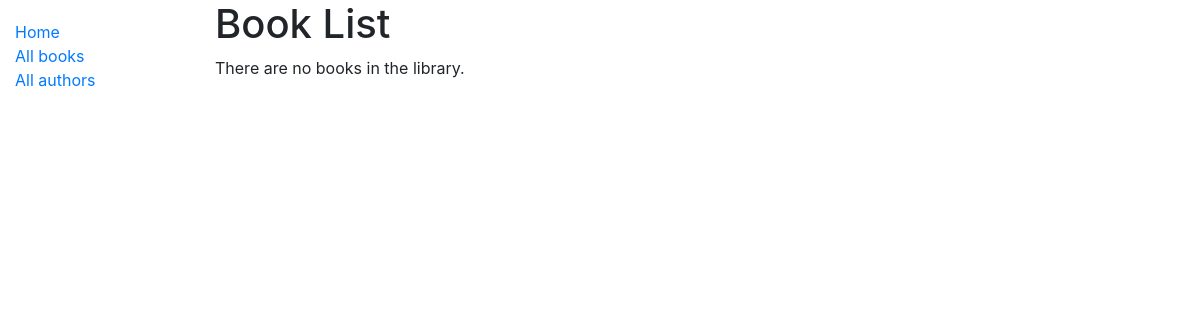
/catalog/books/, run on an earlier commit of the app's database.
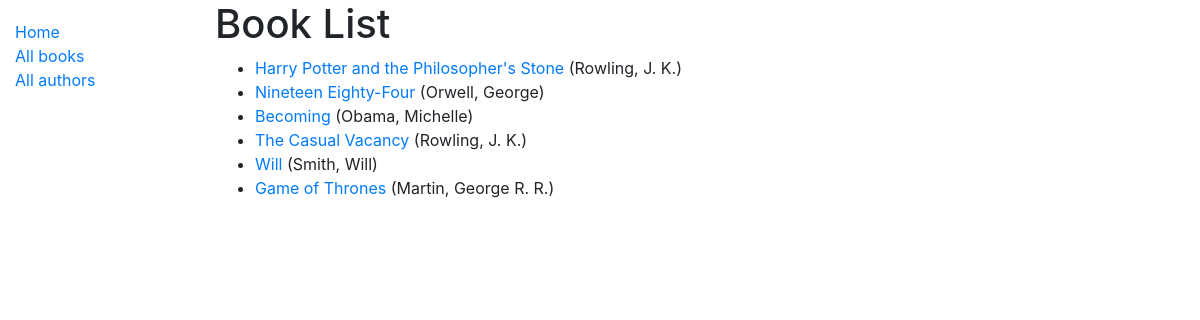
And on a later commit of the database.
### catalog/models.py (models this page shows, shortened)
class Book(models.Model):
    title = models.CharField(max_length=200)
    author = models.ForeignKey('Author', on_delete=models.SET_NULL, null=True)
    summary = models.TextField(max_length=1000, help_text='Enter a brief description of the book')
    isbn = models.CharField('ISBN', max_length=13, unique=True,
                             help_text='13 Character <a href="https://www.isbn-international.org/content/what-isbn">ISBN number</a>')
    genre = models.ManyToManyField(Genre, help_text='Select a genre for this book')
    language = models.ForeignKey('Language', on_delete=models.SET_NULL, null=True)
    def get_absolute_url(self):
        return reverse('book-detail', args=[str(self.id)])
    def display_genre(self):
        return ', '.join(genre.name for genre in self.genre.all()[:3])
    display_genre.short_description = 'Genre'

class Author(models.Model):
    first_name = models.CharField(max_length=100)
    last_name = models.CharField(max_length=100)
    date_of_birth = models.DateField(null=True, blank=True)
    date_of_death = models.DateField('Died', null=True, blank=True)
    class Meta:
        ordering = ['last_name', 'first_name']
    def __str__(self):
        return f'{self.last_name}, {self.first_name}'

### catalog/views.py (the view)
# urls.py: path('books/', views.BookListView.as_view(), name='books'),
class BookListView(generic.ListView):
    model = Book

### catalog/templates/catalog/book_list.html
{% extends "base_generic.html" %}
{% block content %}
  <h1>Book List</h1>
  {% if book_list %}
  <ul>
    {% for book in book_list %}
      <li>
        <a href="{{ book.get_absolute_url }}">{{ book.title }}</a> ({{book.author}})
      </li>
    {% endfor %}
  </ul>
  {% else %}
    <p>There are no books in the library.</p>
  {% endif %}
{% endblock %}

### catalog/templates/base_generic.html (shortened to what this page needs)
<!DOCTYPE html>
<html lang="en">
<head>
  <link rel="stylesheet" href="https://cdn.jsdelivr.net/npm/bootstrap@4.5.3/dist/css/bootstrap.min.css">
  {% load static %}
  <link rel="stylesheet" href="{% static 'css/styles.css' %}">
</head>
<body>
  <div class="container-fluid">
    <div class="row">
      <div class="col-sm-2">
      {% block sidebar %}
        <ul class="sidebar-nav">
          <li><a href="{% url 'index' %}">Home</a></li>
          <li><a href="{% url 'books' %}">All books</a></li>
          <li><a href="">All authors</a></li>
        </ul>
     {% endblock %}
      </div>
      <div class="col-sm-10 ">{% block content %}{% endblock %}</div>
    </div>
  </div>
</body>
</html>

### catalog/static/css/styles.css (style rules this page uses)
.sidebar-nav { margin-top: 20px; padding: 0; list-style: none; }

What changed in the data, as far as the page shows it:
added Book: title "Harry Potter and the Philosopher's Stone", author "Rowling, J. K."
added Book: title "Nineteen Eighty-Four", author "Orwell, George"
added Book: title "Becoming", author "Obama, Michelle"
added Book: title "The Casual Vacancy", author "Rowling, J. K."
added Book: title "Will", author "Smith, Will"
added Book: title "Game of Thrones", author "Martin, George R. R."
Also different on the page:
text no longer shown: "There are no books in the library."
